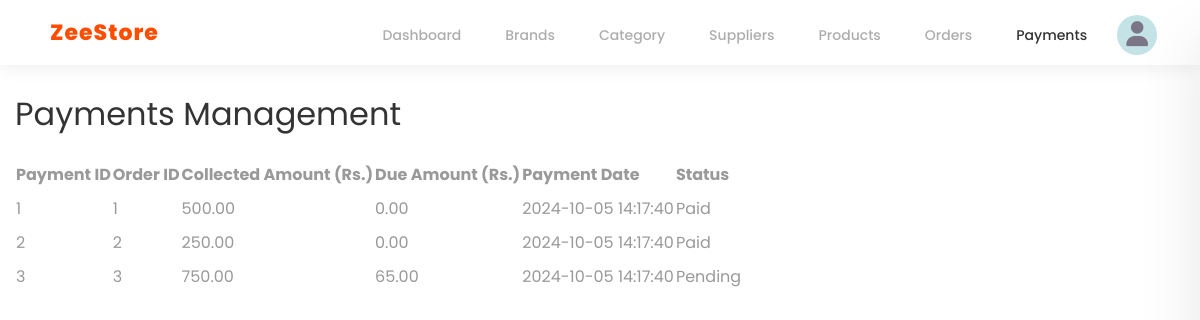
Screenshot of /admin/payments.php with the database file from the repository.
### tables this page shows
CREATE TABLE `payments` (
  `id` int(11) NOT NULL,
  `order_id` int(11) NOT NULL,
  `collected_amount` decimal(10,2) NOT NULL,
  `due_amount` decimal(10,2) NOT NULL,
  `payment_date` datetime DEFAULT current_timestamp(),
  `status` enum('Paid','Pending') NOT NULL
);

### admin/payments.php (the view, shortened to what this page needs)
<!DOCTYPE html>
<html lang="en">
<head>
  <?php
  require_once '../php/styles.php';
  require_once '../php/DbConnect.php';
  ?>
</head>
<body>
  <nav>
    <a href="index.html" class="brand">ZeeStore</a>
    <div>
      <ul id="navbar">
        <li><a href="dashboard.php">Dashboard</a></li>
        <li><a href="brand.php">Brands</a></li>
        <li><a href="catagory.php">Category</a></li>
        <li><a href="supplier.php">Suppliers</a></li>
        <li><a href="product.php">Products</a></li>
        <li><a href="orders.php">Orders</a></li>
        <li><a href="payments.php" class="active">Payments</a></li>
        <li class="user" id="user">
          <div class="circle"></div>
          <i class="fa fa-user"></i>
        </li>
      </ul>
    </div>
  </nav>
  <div class="container">
    <h1>Payments Management</h1>
    <table>
      <thead>
        <tr>
          <th>Payment ID</th>
          <th>Order ID</th>
          <th>Collected Amount (Rs.)</th>
          <th>Due Amount (Rs.)</th>
          <th>Payment Date</th>
          <th>Status</th>
        </tr>
      </thead>
      <tbody>
        <?php
        $payments_query = "SELECT * FROM payments";
        $payments_result = mysqli_query($conn, $payments_query);
        while ($row = mysqli_fetch_assoc($payments_result)) {
            echo "<tr>
                    <td>{$row['id']}</td>
                    <td>{$row['order_id']}</td>
                    <td>{$row['collected_amount']}</td>
                    <td>{$row['due_amount']}</td>
                    <td>{$row['payment_date']}</td>
                    <td>{$row['status']}</td>
                  </tr>";
        }
        ?>
      </tbody>
    </table>
  </div>
  <?php require_once '../php/javaScripts.php' ?>
</body>
</html>

### css/style2.css (style rules this page uses)
:root { --colorbt: #ff4d00; }
.brand { font-weight: 800; font-size: 22px; color: var(--colorbt); letter-spacing: 1px; }
nav { top: 0; left: 0; z-index: 980; display: flex; max-height: 65px; position: fixed; padding: 6px 50px; align-items: center; background: #fff; justify-content: space-between; box-shadow: 0 5px 15px rgba(0, 0, 0, 0.06); width: 100%; }
nav div ul { padding-top: 20px; width: 100%; display: flex; align-items: center; justify-content: center; list-style: none; }
nav div ul li { padding: 0.9rem 22px; list-style: none; position: relative; }
nav div ul li a { font-size: 15px; color: #999; text-decoration: none; transition: all 0.2s ease; font-size: 14px; font-weight: 500; opacity: 0.8 !important; }
nav div ul li a:hover, nav div ul li a.active { color: #000; opacity: 0; }
.user { margin-left: -14px; margin-right: -20px; font-size: 25px; display: flex; align-items: center; position: relative; cursor: pointer; }
.user .circle { background: #c3e3e6; aspect-ratio: 1; border-radius: 50%; min-height: 40px; margin-right: -31px; color: black; }
.user i[class="fa fa-user"] { color: #7c7588; }
.container { margin: 90px auto; }
h1 { margin-bottom: 20px; font-size: 2em; }

### rows the page displays
payments: id "1", order "1", collected_amount "500.00", due_amount "0.00", payment_date "2024-10-05 14:17:40", status "Paid"
payments: id "2", order "2", collected_amount "250.00", due_amount "0.00", payment_date "2024-10-05 14:17:40", status "Paid"
payments: id "3", order "3", collected_amount "750.00", due_amount "65.00", payment_date "2024-10-05 14:17:40", status "Pending"
